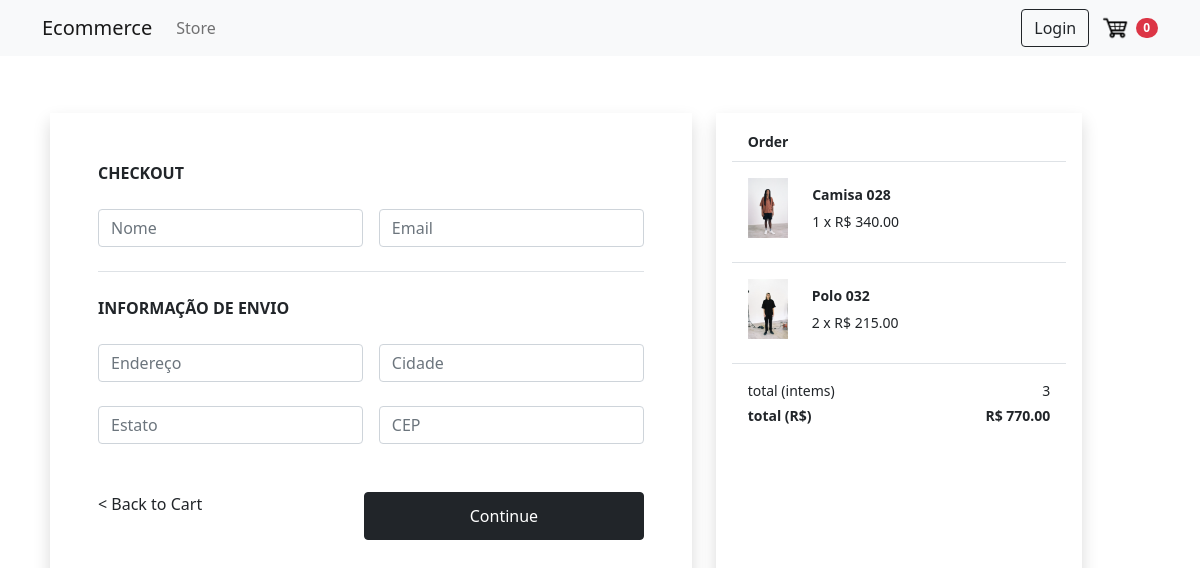
The app's page /checkout (signed in), older data.
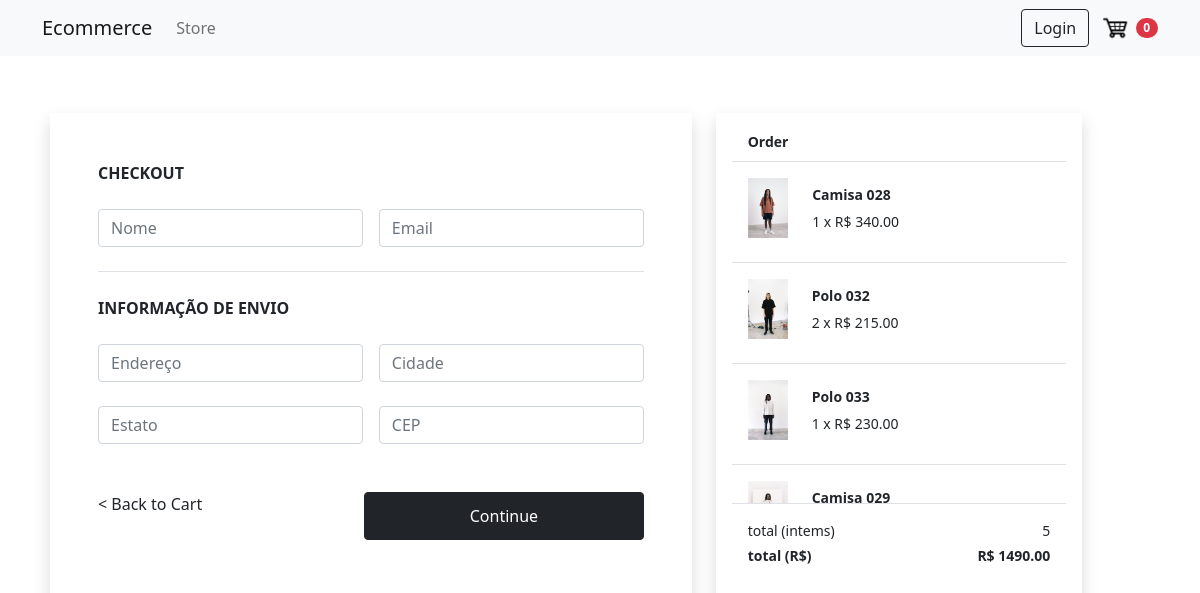
The same page, newer data.
### store/models.py (models this page shows, shortened)
class OrderItem(models.Model):
    product = models.ForeignKey(Product, on_delete=models.SET_NULL, null=True)
    order = models.ForeignKey(Order, on_delete=models.SET_NULL, null=True)
    quantity = models.IntegerField(default=0, null=True, blank=True)
    created_at = models.DateTimeField(auto_now_add=True)
    @property
    def get_total(self):
        total = self.product.price * self.quantity
        return total

class Product(models.Model):
    product_code = models.CharField(max_length=5, unique=True)
    name = models.CharField(max_length=30, null=False)
    price = models.FloatField()
    image = models.ImageField(null=True, blank=True)
    description = models.TextField(null=True, blank=True, max_length=200)
    @property
    def imageURL(self):
        try:
            url = self.image.url
        except:
            url = ''
        return url

class Order(models.Model):
    customer = models.ForeignKey(Customer, on_delete=models.SET_NULL, blank=True, null=True)
    created_at = models.DateField(auto_now_add=True)
    complete = models.BooleanField(default=False)
    transaction_id = models.CharField(max_length=10, null=True)
    def __str__(self):
        return str(self.id)
    @property
    def get_cart_total(self):
        orderitems = self.orderitem_set.all()
        total = sum([item.get_total for item in orderitems])
        return total
    @property
    def get_cart_items(self):
        orderitems = self.orderitem_set.all()
        total = sum([item.quantity for item in orderitems])
        return total

### store/views.py (the view)
# urls.py: path('checkout', views.checkout, name='checkout')
def checkout(request):
    if request.user.is_authenticated:
        customer = request.user.customer
        order, created = Order.objects.get_or_create(customer=customer, complete=False)
        items = order.orderitem_set.all()
        print(order)
    else:
        items = []
    context = {
        'items': items,
        'order': order
    }
    return render(request, 'store/checkout.html', context)

### store/templates/store/checkout.html
{% extends 'store/main.html' %}
{% block content %}
<div class="container mt-5" style="max-width: 1100px;">
  <div class="row">
    <div class="col-7 me-4 p-5 shadow">
      <p class="fw-bold mb-4">CHECKOUT</p>
      <div class="d-flex justify-content-between border-bottom pb-4">
        <input type="text" placeholder="Nome" name="name" class="form-control me-2">
        <input type="email" placeholder="Email" name="email" class="form-control ms-2">
      </div>
      <p class="fw-bold my-4">INFORMAÇÃO DE ENVIO</p>
      <div class="d-flex justify-content-between pb-4">
        <input type="text" placeholder="Endereço" name="address" class="form-control me-2">
        <input type="email" placeholder="Cidade" name="city" class="form-control ms-2">
      </div>
      <div class="d-flex justify-content-between pb-4">
        <input type="text" placeholder="Estato" name="state" class="form-control me-2">
        <input type="email" placeholder="CEP" name="zipcode" class="form-control ms-2">
      </div>
      <div class="d-flex justify-content-between py-4">
        <a class="text-reset mb-4 w-100" href="{% url 'cart' %}">< Back to Cart</a>
        <input type="submit" class="btn btn-dark w-100" value="Continue">
      </div>
    </div>
    <div class="col-4 p-3 shadow">
      <small class="fw-bold ms-3">Order</small>
      <div style="overflow: auto; max-height: 350px;">
        {% for item in items %}
          <div class="d-flex w-100 my-2 p-3 justify-content-between border-top">
            <div class="d-flex">
              <img src="{{ item.product.imageURL }}" alt="" style="height: 60px;">
              <div class="ms-4 align-items-center my-auto">
                <small class="d-block fw-bold mb-1">{{item.product.name}}</small>
                <small>{{item.quantity}} x R$ {{item.product.price|floatformat:2}}</small>
              </div>
            </div>
          </div>
        {% endfor %}
      </div>
      <div class="px-3 pt-3 d-flex justify-content-between border-top">
        <small>total (intems)</small>
        <small>{{order.get_cart_items}}</small>
      </div>
      <div class="px-3 pt-1 d-flex justify-content-between">
        <small class="fw-bold">total (R$)</small>
        <small class="fw-bold">R$ {{order.get_cart_total|floatformat:2}}</small>
      </div>
    </div>
  </div>
</div>
{% endblock content %}

Row changes from the older to the newer data that the page shows:
added OrderItem: product.imageURL (picture), product.name "Polo 033", quantity "1", product.price "230.00"
added OrderItem: product.imageURL (picture), product.name "Camisa 029"
computed for Order: get_cart_items "3" → "5"; get_cart_total "770.00" → "1490.00"
